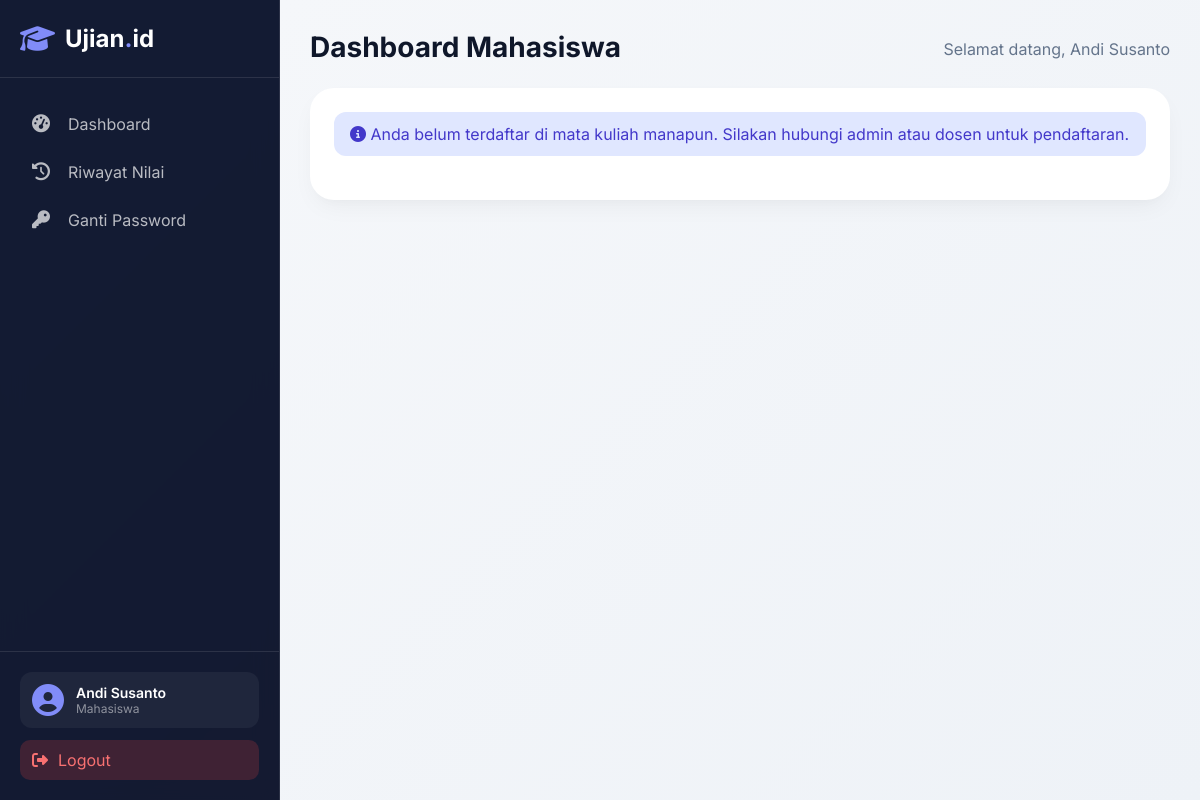
The app's page /mahasiswa/dashboard.php (signed in), older data.
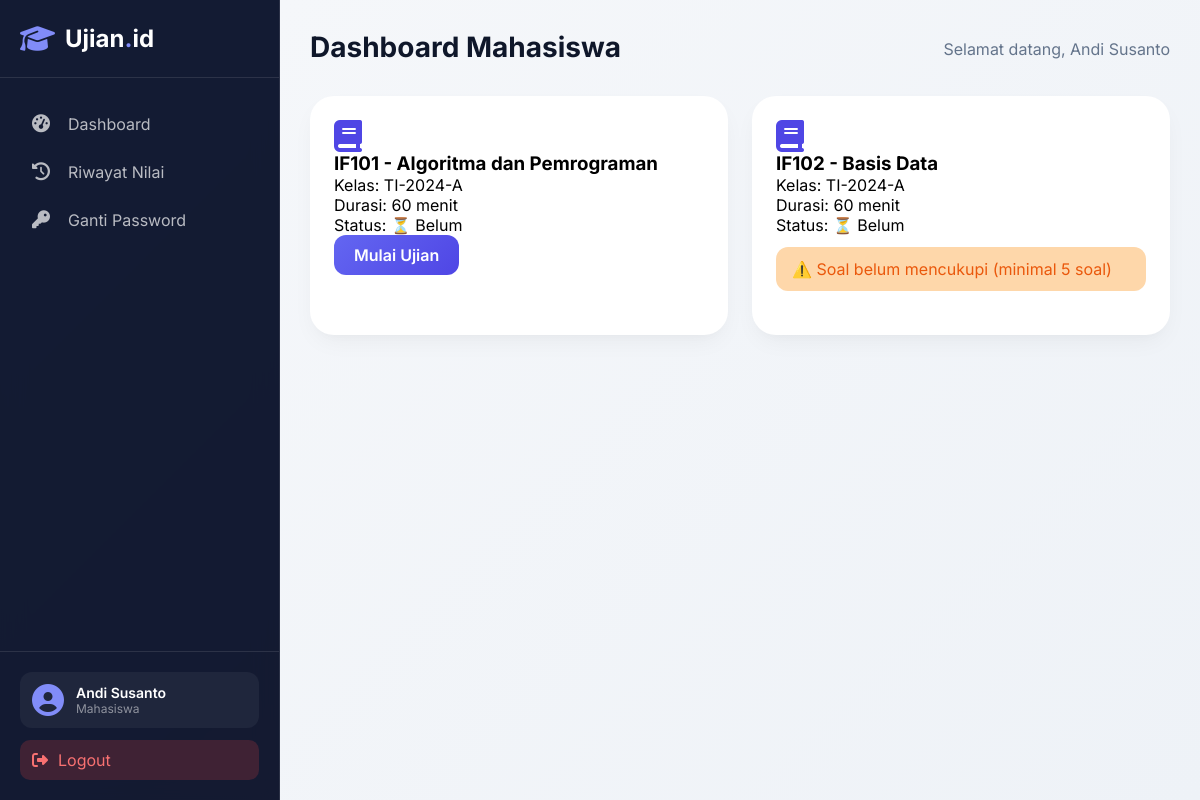
The same page, newer data.
### tables this page shows
CREATE TABLE `mata_kuliah_induk` (
  `id` int(11) NOT NULL AUTO_INCREMENT,
  `kode_mk` varchar(20) NOT NULL,
  `nama_mk` varchar(100) NOT NULL,
  `created_at` timestamp NOT NULL DEFAULT current_timestamp(),
  PRIMARY KEY (`id`),
  UNIQUE KEY `kode_mk` (`kode_mk`)
);

### mahasiswa/dashboard.php (the view, shortened to what this page needs)
<?php
include '../config/database.php';
$mahasiswa_id = $_SESSION['user_id'];
$ujian_list = mysqli_query($conn, "
    SELECT
        mki.id as mk_induk_id,
        mki.kode_mk,
        mki.nama_mk,
        MIN(k.nama_kelas) as nama_kelas,
        MIN(mk.durasi_ujian) as durasi_ujian,
        MIN(mk.is_latihan) as is_latihan,
        (SELECT COUNT(*) FROM soal WHERE mk_induk_id = mki.id) as total_soal,
        (SELECT COUNT(*) FROM ujian u
         JOIN mata_kuliah mk2 ON u.mk_id = mk2.id
         WHERE mk2.mk_induk_id = mki.id
         AND u.enrollment_id IN (SELECT id FROM enrollments WHERE mahasiswa_id = $mahasiswa_id)
         AND u.status = 'selesai') as sudah_ujian
    FROM mata_kuliah_induk mki
    JOIN mata_kuliah mk ON mk.mk_induk_id = mki.id
    JOIN kelas k ON mk.kelas_id = k.id
    JOIN enrollment_mk em ON em.mk_induk_id = mki.id
    JOIN enrollments e ON em.enrollment_id = e.id
    WHERE e.mahasiswa_id = $mahasiswa_id AND e.status = 'active' AND em.status = 'active'
    GROUP BY mki.id
    ORDER BY mki.nama_mk
");
include '../includes/header.php';
?>
<div class="page-header">
    <h1 class="page-title">Dashboard Mahasiswa</h1>
    <p class="page-subtitle">Selamat datang, <?= htmlspecialchars($_SESSION['nama']) ?></p>
</div>
<?php if(mysqli_num_rows($ujian_list) == 0): ?>
    <div class="card-modern">
        <div class="alert info">
            <i class="fas fa-info-circle"></i>
            Anda belum terdaftar di mata kuliah manapun. Silakan hubungi admin atau dosen untuk pendaftaran.
        </div>
    </div>
<?php else: ?>
    <div class="menu-grid">
        <?php while($ujian = mysqli_fetch_assoc($ujian_list)): ?>
        <div class="card-modern">
            <i class="fas fa-book" style="font-size:32px;color:#4f46e5"></i>
            <h3><?= htmlspecialchars($ujian['kode_mk']) ?> - <?= htmlspecialchars($ujian['nama_mk']) ?></h3>
            <p>
                Kelas: <?= htmlspecialchars($ujian['nama_kelas']) ?><br>
                Durasi: <?= $ujian['durasi_ujian'] ?> menit<br>
                Status: <?= $ujian['sudah_ujian'] > 0 ? '✅ Selesai' : '⏳ Belum' ?>
            </p>
            <?php if($ujian['sudah_ujian'] == 0): ?>
                <?php if($ujian['total_soal'] >= 5): ?>
                    <a href="ujian/mulai.php?mk_induk_id=<?= $ujian['mk_induk_id'] ?>" class="btn-primary">Mulai Ujian</a>
                <?php else: ?>
                    <p class="alert info" style="margin-top:12px; background:#fed7aa; color:#ea580c;">
                        ⚠️ Soal belum mencukupi (minimal 5 soal)
                    </p>
                <?php endif; ?>
            <?php else: ?>
                <a href="riwayat/nilai.php" class="btn-outline">Lihat Nilai</a>
            <?php endif; ?>
        </div>
        <?php endwhile; ?>
    </div>
<?php endif; ?>
<?php include '../includes/footer.php'; ?>

Row changes from the older to the newer data that the page shows:
added mata_kuliah_induk: kode_mk "IF101", nama_mk "Algoritma dan Pemrograman", nama_kelas "TI-2024-A", durasi_ujian "60"
added mata_kuliah_induk: kode_mk "IF102", nama_mk "Basis Data", nama_kelas "TI-2024-A", durasi_ujian "60", shows "⚠️ Soal belum mencukupi (minimal 5 soal)"
Text that changed along with them:
text no longer shown: "Anda belum terdaftar di mata kuliah manapun. Silakan hubungi admin atau dosen untuk pendaftaran."
